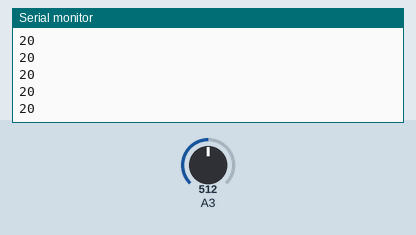
A sketch run on a simulated Arduino Uno, built with avr-gcc and run on an emulated ATmega328P. On the bench: the last lines printed to the serial monitor. Inputs (shaded band) come from the test bench; at power-on: A3 = 512.

Above: at 1.2 s.
1.3 s: A3 set to 716
At 2.0 s:
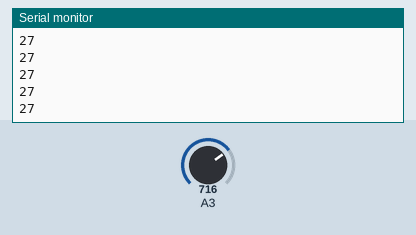
2.8 s: A3 set to 900
At 3.9 s:
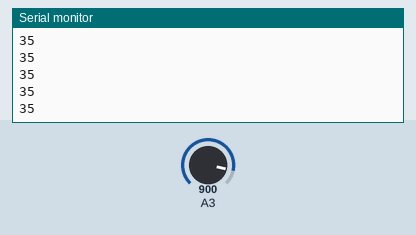
Timing chart, 0 to 5.8 s (numbered marks = the images above; inputs shaded):
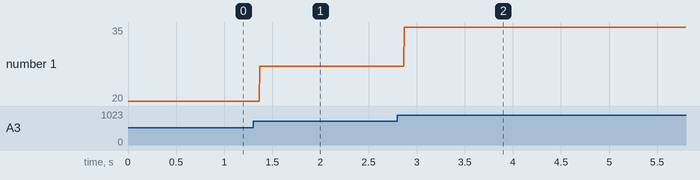

The sketch:

water_level.ino
```cpp
/// Lab 2 Water Level Sensor
/// Attempt to measure water level
/// Author: Ross Smyth

// Constants
const int SENSOR = A3; // Analog pin

// Variables
long waterLevel; // [0, 40] mm water height

void setup() {
  // Setup serial port over USB.
  Serial.begin(9600);

  // wait for connection to initilize
  while (!Serial) {;}
}

void loop() {
  // Read analog voltage and map to water level scale
  waterLevel = map(analogRead(A3), 0, 1023, 0, 40);

  // Print to serial
  Serial.println(waterLevel, DEC);
}
```

Measured:
- after the input at 1.3 s, the serial monitor: prints a new line after 0.07 s (image 1)
- after the input at 2.8 s, the serial monitor: prints a new line after 0.07 s (image 2)
- plotted number 1: 20 → 27 after the input at 1.3 s, 27 → 35 after the input at 2.8 s
